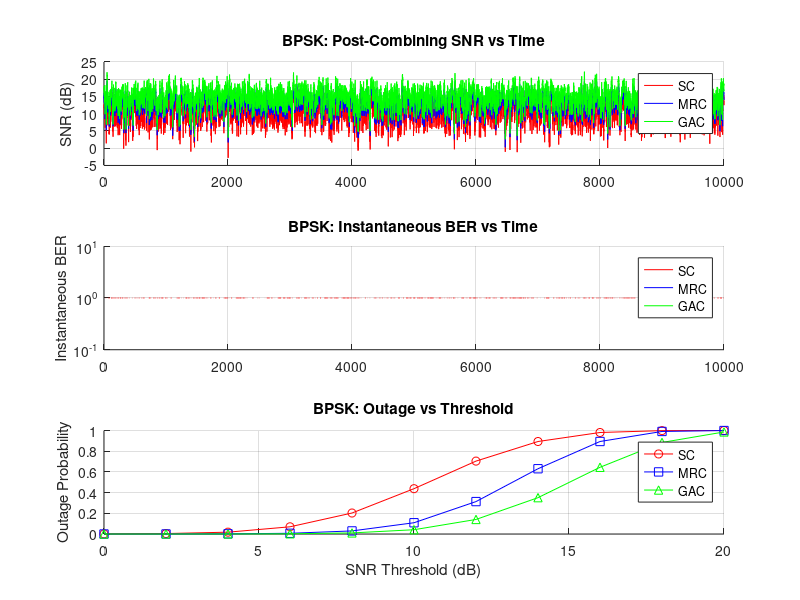
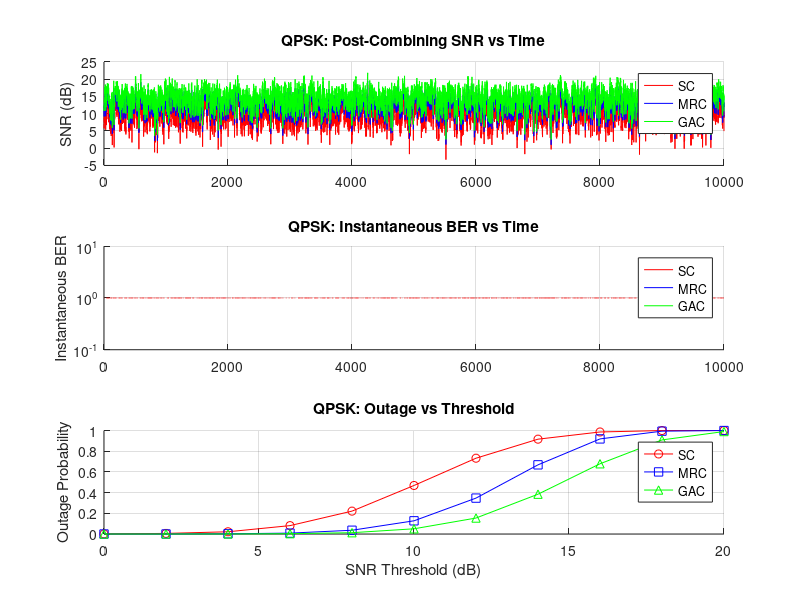
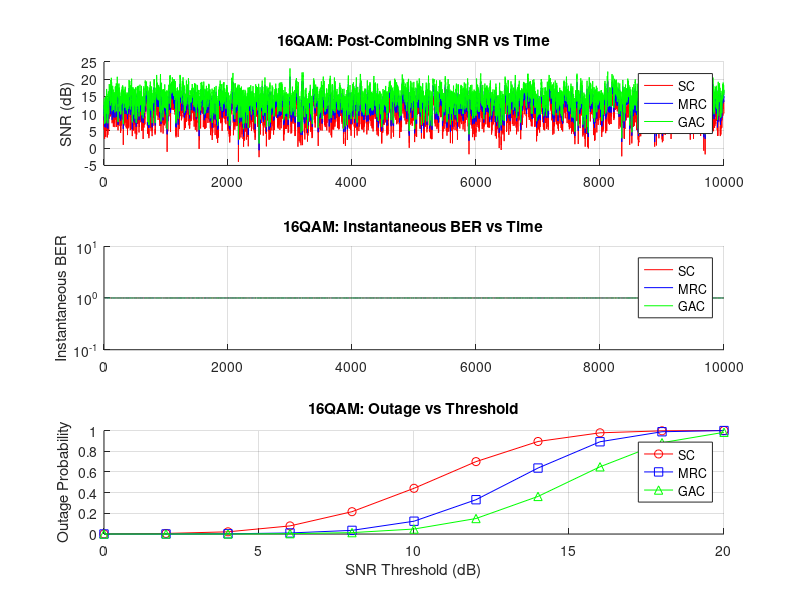

Recreate these plots in MATLAB, in order.
%% ============================================================
% SC / MRC / GAC with Time-Correlated Rician Fading
clear; clc; rng(42);

%% ================= PARAMETERS ===============================
N_branches   = 4;
N_symbols    = 1e4;
modSchemes   = {'BPSK','QPSK','16QAM'};
avgSNRdB    = [10 8 6 4];
avgSNR_lin  = 10.^(avgSNRdB/10);

% GAC geometry weighting
slantRanges = [800 1000 1200 1500]; % km
Rmax = max(slantRanges);
geoFactor = Rmax ./ slantRanges;

% Rician parameters
K_factor = 5; 
Ts = 1e-3;          % symbol duration [s]
Tc = 0.01;          % coherence time [s]
rho = exp(-Ts/Tc);  % correlation coefficient

%% ================= MAIN LOOP OVER MODULATIONS =================
for mIdx = 1:length(modSchemes)
    modScheme = modSchemes{mIdx};
    
    % --- Modulation
    switch modScheme
        case 'BPSK'
            M = 2; x = randi([0 M-1],1,N_symbols); s = 2*x-1;
        case 'QPSK'
            M = 4; x = randi([0 M-1],1,N_symbols); s = exp(1j*pi/2*x)/sqrt(2);
        case '16QAM'
            M = 16; x = randi([0 M-1],1, N_symbols);
            a = [-3 -1 1 3]; s = (a(mod(x,4)+1) + 1j*a(floor(x/4)+1))/sqrt(10);
    end
    
    % --- Initialize fading and storage
    h_prev = sqrt(K_factor/(K_factor+1))*exp(1j*2*pi*rand(1,N_branches));
    SNR_SC_time  = zeros(1,N_symbols); SNR_MRC_time = zeros(1,N_symbols); SNR_GAC_time = zeros(1,N_symbols);
    BER_SC = zeros(1,N_symbols); BER_MRC = zeros(1,N_symbols); BER_GAC = zeros(1,N_symbols);
    
    for n = 1:N_symbols
        % --- Time-correlated Rician fading per branch
        w = sqrt(1/(K_factor+1))*(randn(1,N_branches)+1j*randn(1,N_branches))/sqrt(2);
        h = rho*h_prev + sqrt(1-rho^2)*(sqrt(K_factor/(K_factor+1))*exp(1j*2*pi*rand(1,N_branches)) + w);
        h_prev = h;
        
        % --- AWGN
        n_vec = (randn(1,N_branches)+1j*randn(1,N_branches))/sqrt(2);
        
        % --- Received symbols
        y = sqrt(avgSNR_lin).*h.*s(n) + n_vec;
        
        % --- Instantaneous SNR per branch
        gamma = avgSNR_lin .* abs(h).^2;
        
        % --- SC
        [gamma_SC, idx_SC] = max(gamma); SNR_SC_time(n)=10*log10(gamma_SC); y_SC=y(idx_SC);
        % --- MRC
        w_MRC = conj(h); y_MRC=sum(w_MRC.*y); gamma_MRC=sum(gamma); SNR_MRC_time(n)=10*log10(gamma_MRC);
        % --- GAC
        w_GAC = conj(h).*geoFactor; y_GAC=sum(w_GAC.*y); gamma_GAC=sum(gamma.*geoFactor); SNR_GAC_time(n)=10*log10(gamma_GAC);
        
        % --- Demodulation & BER
        switch modScheme
            case 'BPSK'
                BER_SC(n)=real(y_SC)>0 ~= x(n);
                BER_MRC(n)=real(y_MRC)>0 ~= x(n);
                BER_GAC(n)=real(y_GAC)>0 ~= x(n);
            case 'QPSK'
                BER_SC(n)=mod(round(2*angle(y_SC)/pi),4)~=x(n);
                BER_MRC(n)=mod(round(2*angle(y_MRC)/pi),4)~=x(n);
                BER_GAC(n)=mod(round(2*angle(y_GAC)/pi),4)~=x(n);
            case '16QAM'
                I=[-3 -1 1 3]; Q=[-3 -1 1 3];
                [~,idxI_SC]=min(abs(real(y_SC)-I)); [~,idxQ_SC]=min(abs(imag(y_SC)-Q)); x_hat_SC=idxQ_SC*4+idxI_SC-4;
                [~,idxI_MRC]=min(abs(real(y_MRC)-I)); [~,idxQ_MRC]=min(abs(imag(y_MRC)-Q)); x_hat_MRC=idxQ_MRC*4+idxI_MRC-4;
                [~,idxI_GAC]=min(abs(real(y_GAC)-I)); [~,idxQ_GAC]=min(abs(imag(y_GAC)-Q)); x_hat_GAC=idxQ_GAC*4+idxI_GAC-4;
                BER_SC(n)=x_hat_SC~=x(n); BER_MRC(n)=x_hat_MRC~=x(n); BER_GAC(n)=x_hat_GAC~=x(n);
        end
    end
    
    %% =============== PLOTS =================================
    figure('Name',modScheme);
    timeVec=1:N_symbols;
    
    subplot(3,1,1); hold on; grid on;
    plot(timeVec,SNR_SC_time,'r'); plot(timeVec,SNR_MRC_time,'b'); plot(timeVec,SNR_GAC_time,'g');
    ylabel('SNR (dB)'); title([modScheme ': Post-Combining SNR vs Time']); legend('SC','MRC','GAC');
    
    subplot(3,1,2); hold on; grid on;
    plot(timeVec,BER_SC,'r'); plot(timeVec,BER_MRC,'b'); plot(timeVec,BER_GAC,'g');
    ylabel('Instantaneous BER'); set(gca,'YScale','log'); legend('SC','MRC','GAC'); title([modScheme ': Instantaneous BER vs Time']);
    
    subplot(3,1,3); hold on; grid on;
    % --- Outage probability for different SNR thresholds
    gamma_th_dB = 0:2:20; % threshold in dB
    outage_SC  = arrayfun(@(th) mean(SNR_SC_time<th),gamma_th_dB);
    outage_MRC = arrayfun(@(th) mean(SNR_MRC_time<th),gamma_th_dB);
    outage_GAC = arrayfun(@(th) mean(SNR_GAC_time<th),gamma_th_dB);
    plot(gamma_th_dB,outage_SC,'r-o'); plot(gamma_th_dB,outage_MRC,'b-s'); plot(gamma_th_dB,outage_GAC,'g-^');
    xlabel('SNR Threshold (dB)'); ylabel('Outage Probability'); title([modScheme ': Outage vs Threshold']);
    legend('SC','MRC','GAC'); grid on;
end
